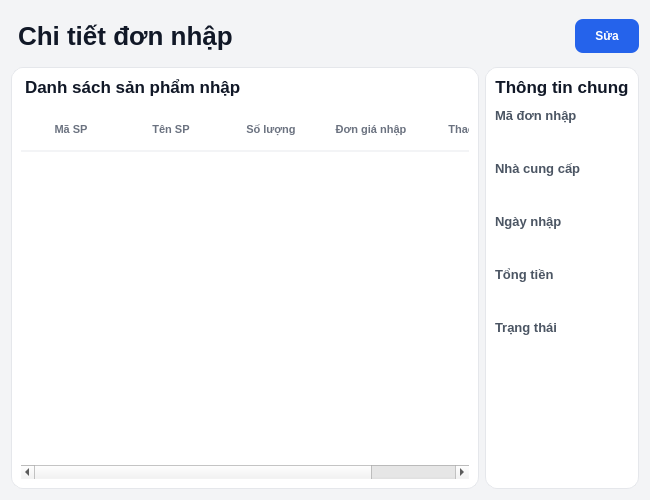
<?xml version="1.0" encoding="UTF-8"?>
<ui version="4.0">
 <class>Dialog</class>
 <widget class="QDialog" name="Dialog">
  <property name="geometry">
   <rect>
    <x>0</x>
    <y>0</y>
    <width>650</width>
    <height>500</height>
   </rect>
  </property>
  <property name="windowTitle">
   <string>Dialog</string>
  </property>
  <property name="styleSheet">
   <string notr="true">/* 1. Tổng thể Cửa sổ và Phông chữ [cite: 462, 463] */
QDialog {
    background-color: #f3f4f6; /* Nền xám nhạt làm nổi bật các Card trắng */
    font-family: &quot;Inter&quot;, &quot;Segoe UI&quot;, sans-serif;
}

/* 2. Tiêu đề trang chính (Nổi bật nhất) [cite: 464, 465] */
QLabel#lblChiTietDonNhap {
    font-size: 26px;
    font-weight: 800; /* Extra bold */
    color: #111827;   /* Đen tuyền chuyên nghiệp */
    padding: 10px 0px;
}

/* 3. Thẻ nội dung (Cards) [cite: 466] */
QFrame#frame, QFrame#frame_3 {
    background-color: #ffffff;
    border: 1px solid #e5e7eb;
    border-radius: 12px; /* Bo góc đồng bộ với Figma */
}

/* 4. Tiêu đề các khối con [cite: 467, 468] */
QLabel#lblDanhSachSPNhap, QLabel#lblThongTinChung {
    font-size: 17px;
    font-weight: 700;
    color: #111827;
    background-color: transparent;
    border: none;
    margin-bottom: 5px;
}

/* 5. Nhãn mô tả thuộc tính (Labels - Key) [cite: 469, 470] */
QLabel#lblMaDonNhap, QLabel#lblNCC, QLabel#lblNgayNhap, 
QLabel#lblTongTien, QLabel#lblTrangThai {
    font-size: 13px;
    font-weight: 600; /* Semi-bold */
    color: #4b5563;   /* Màu xám đậm chuyên nghiệp */
}

/* 6. Nhãn hiển thị giá trị thực tế (Values) [cite: 471] */
QLabel#lblHienThiMaDonNhap, QLabel#lblHienThiNCC, QLabel#lblHienThiNgayNhap, 
QLabel#lblHienThiTongTien, QLabel#lblHienThiTrangThai {
    font-size: 14px;
    font-weight: 500;
    color: #111827;
    padding: 5px 0px;
}

/* 7. Nút bấm (Ví dụ: Nút Sửa) [cite: 478] */
QPushButton#btnSua {
    background-color: #2563eb; /* Xanh dương thương hiệu */
    color: #ffffff;
    font-weight: 700;
    border-radius: 8px;
    padding: 10px 20px;
}

QPushButton#btnSua:hover {
    background-color: #1d4ed8;
}

/* 8. Bảng danh sách sản phẩm nhập (Table) [cite: 473-475] */
QTableWidget#tblDanhSachSPNhap {
    background-color: #ffffff;
    border: none;
    gridline-color: transparent; /* Ẩn lưới để sạch sẽ */
    outline: none;
}

QHeaderView::section {
    background-color: #ffffff;
    padding: 12px;
    border: none;
    border-bottom: 2px solid #f3f4f6;
    font-weight: bold;
    color: #6b7280;
    text-transform: uppercase; /* BUỘC IN HOA TIÊU ĐỀ CỘT */
    font-size: 11px;
}</string>
  </property>
  <layout class="QVBoxLayout" name="verticalLayout_3">
   <item>
    <layout class="QHBoxLayout" name="horizontalLayout_2">
     <item>
      <widget class="QLabel" name="lblChiTietDonNhap">
       <property name="text">
        <string>Chi tiết đơn nhập</string>
       </property>
      </widget>
     </item>
     <item>
      <spacer name="horizontalSpacer">
       <property name="orientation">
        <enum>Qt::Horizontal</enum>
       </property>
       <property name="sizeHint" stdset="0">
        <size>
         <width>40</width>
         <height>20</height>
        </size>
       </property>
      </spacer>
     </item>
     <item>
      <widget class="QPushButton" name="btnSua">
       <property name="text">
        <string>Sửa</string>
       </property>
      </widget>
     </item>
    </layout>
   </item>
   <item>
    <layout class="QHBoxLayout" name="horizontalLayout">
     <item>
      <widget class="QFrame" name="frame">
       <property name="frameShape">
        <enum>QFrame::StyledPanel</enum>
       </property>
       <property name="frameShadow">
        <enum>QFrame::Raised</enum>
       </property>
       <layout class="QVBoxLayout" name="verticalLayout_5">
        <item>
         <widget class="QLabel" name="lblDanhSachSPNhap">
          <property name="text">
           <string>Danh sách sản phẩm nhập</string>
          </property>
         </widget>
        </item>
        <item>
         <widget class="QTableWidget" name="tblDanhSachSPNhap">
          <column>
           <property name="text">
            <string>Mã SP</string>
           </property>
          </column>
          <column>
           <property name="text">
            <string>Tên SP</string>
           </property>
          </column>
          <column>
           <property name="text">
            <string>Số lượng</string>
           </property>
          </column>
          <column>
           <property name="text">
            <string>Đơn giá nhập</string>
           </property>
          </column>
          <column>
           <property name="text">
            <string>Thao tác</string>
           </property>
          </column>
         </widget>
        </item>
       </layout>
      </widget>
     </item>
     <item>
      <widget class="QFrame" name="frame_3">
       <property name="frameShape">
        <enum>QFrame::StyledPanel</enum>
       </property>
       <property name="frameShadow">
        <enum>QFrame::Raised</enum>
       </property>
       <layout class="QVBoxLayout" name="verticalLayout">
        <item>
         <widget class="QLabel" name="lblThongTinChung">
          <property name="text">
           <string>Thông tin chung</string>
          </property>
          <property name="alignment">
           <set>Qt::AlignCenter</set>
          </property>
         </widget>
        </item>
        <item>
         <layout class="QVBoxLayout" name="verticalLayout_2">
          <item>
           <widget class="QLabel" name="lblMaDonNhap">
            <property name="text">
             <string>Mã đơn nhập</string>
            </property>
           </widget>
          </item>
          <item>
           <widget class="QLabel" name="lblHienThiMaDonNhap">
            <property name="text">
             <string/>
            </property>
           </widget>
          </item>
          <item>
           <widget class="QLabel" name="lblNCC">
            <property name="text">
             <string>Nhà cung cấp</string>
            </property>
           </widget>
          </item>
          <item>
           <widget class="QLabel" name="lblHienThiNCC">
            <property name="text">
             <string/>
            </property>
           </widget>
          </item>
          <item>
           <widget class="QLabel" name="lblNgayNhap">
            <property name="text">
             <string>Ngày nhập</string>
            </property>
           </widget>
          </item>
          <item>
           <widget class="QLabel" name="lblHienThiNgayNhap">
            <property name="text">
             <string/>
            </property>
           </widget>
          </item>
          <item>
           <widget class="QLabel" name="lblTongTien">
            <property name="text">
             <string>Tổng tiền</string>
            </property>
           </widget>
          </item>
          <item>
           <widget class="QLabel" name="lblHienThiTongTien">
            <property name="text">
             <string/>
            </property>
           </widget>
          </item>
          <item>
           <widget class="QLabel" name="lblTrangThai">
            <property name="text">
             <string>Trạng thái</string>
            </property>
           </widget>
          </item>
          <item>
           <widget class="QLabel" name="lblHienThiTrangThai">
            <property name="text">
             <string/>
            </property>
           </widget>
          </item>
         </layout>
        </item>
        <item>
         <spacer name="verticalSpacer">
          <property name="orientation">
           <enum>Qt::Vertical</enum>
          </property>
          <property name="sizeHint" stdset="0">
           <size>
            <width>20</width>
            <height>40</height>
           </size>
          </property>
         </spacer>
        </item>
       </layout>
      </widget>
     </item>
    </layout>
   </item>
  </layout>
 </widget>
 <resources/>
 <connections/>
</ui>
